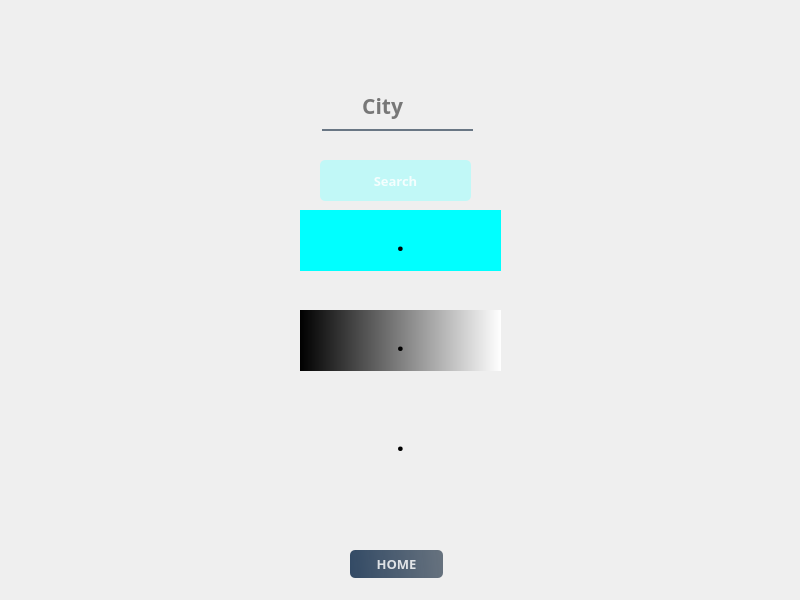
<?xml version="1.0" encoding="UTF-8"?>
<ui version="4.0">
 <class>MainWindow</class>
 <widget class="QMainWindow" name="MainWindow">
  <property name="geometry">
   <rect>
    <x>0</x>
    <y>0</y>
    <width>800</width>
    <height>600</height>
   </rect>
  </property>
  <property name="windowTitle">
   <string>MainWindow</string>
  </property>
  <property name="styleSheet">
   <string notr="true">background-image: url(:/images/images/background.png);</string>
  </property>
  <widget class="QWidget" name="centralwidget">
   <widget class="QWidget" name="widget" native="true">
    <property name="geometry">
     <rect>
      <x>0</x>
      <y>0</y>
      <width>801</width>
      <height>601</height>
     </rect>
    </property>
    <property name="styleSheet">
     <string notr="true">QPushButton#btn_search{	
	background-color: qlineargradient(spread:pad, x1:0, y1:0.505682, x2:1, y2:0.477, stop:0 rgb(193, 248, 247), stop:1 rgb(193, 248, 247));
	color:rgba(255, 255, 255, 210);
	border-radius:5px;
}
QPushButton#btn_search:hover{	
	background-color: qlineargradient(spread:pad, x1:0, y1:0.505682, x2:1, y2:0.477, stop:0 rgb(193, 248, 247), stop:1 rgb(193, 248, 247));
}
QPushButton#btn_search:pressed{	
	padding-left:3px;
	padding-top:3px;
	background-color:rgb(193, 248, 247);
}

QLabel#lbl_location{
	background-color: rgba(0,0,0,0);
}</string>
    </property>
    <widget class="QLineEdit" name="line_city">
     <property name="geometry">
      <rect>
       <x>322</x>
       <y>90</y>
       <width>151</width>
       <height>41</height>
      </rect>
     </property>
     <property name="font">
      <font>
       <family>Bahnschrift</family>
       <pointsize>16</pointsize>
       <weight>75</weight>
       <bold>true</bold>
      </font>
     </property>
     <property name="styleSheet">
      <string notr="true">background-color:rgba(0,0,0,0);
border:none;
border-bottom:2px solid rgba(105,118,132,255);
color:black;
padding-bottom:7px;</string>
     </property>
     <property name="placeholderText">
      <string>       City</string>
     </property>
    </widget>
    <widget class="QPushButton" name="btn_search">
     <property name="geometry">
      <rect>
       <x>320</x>
       <y>160</y>
       <width>151</width>
       <height>41</height>
      </rect>
     </property>
     <property name="font">
      <font>
       <family>Bahnschrift</family>
       <pointsize>10</pointsize>
       <weight>75</weight>
       <bold>true</bold>
      </font>
     </property>
     <property name="styleSheet">
      <string notr="true">QPushButton#btn_search{	
	background-color: qlineargradient(spread:pad, x1:0, y1:0.505682, x2:1, y2:0.477, stop:0 rgb(193, 248, 247), stop:1 rgb(193, 248, 247));
	color:rgba(255, 255, 255, 210);
	border-radius:5px;
}
QPushButton#btn_search:hover{	
	background-color: qlineargradient(spread:pad, x1:0, y1:0.505682, x2:1, y2:0.477, stop:0 rgb(193, 248, 247), stop:1 rgb(193, 248, 247));
}
QPushButton#btn_search:pressed{	
	padding-left:3px;
	padding-top:3px;
	background-color:rgb(193, 248, 247);
}</string>
     </property>
     <property name="text">
      <string>Search</string>
     </property>
    </widget>
    <widget class="QLabel" name="lbl_location">
     <property name="geometry">
      <rect>
       <x>300</x>
       <y>210</y>
       <width>201</width>
       <height>61</height>
      </rect>
     </property>
     <property name="font">
      <font>
       <family>Bahnschrift</family>
       <pointsize>20</pointsize>
       <weight>75</weight>
       <bold>true</bold>
      </font>
     </property>
     <property name="styleSheet">
      <string notr="true">background-color: rgb(0, 255, 255);</string>
     </property>
     <property name="text">
      <string>&lt;html&gt;&lt;head/&gt;&lt;body&gt;&lt;p align=&quot;center&quot;&gt;.&lt;/p&gt;&lt;/body&gt;&lt;/html&gt;</string>
     </property>
    </widget>
    <widget class="QLabel" name="lbl_temp">
     <property name="geometry">
      <rect>
       <x>300</x>
       <y>310</y>
       <width>201</width>
       <height>61</height>
      </rect>
     </property>
     <property name="font">
      <font>
       <family>Bahnschrift</family>
       <pointsize>20</pointsize>
       <weight>75</weight>
       <bold>true</bold>
      </font>
     </property>
     <property name="styleSheet">
      <string notr="true">background-color: qlineargradient(spread:pad, x1:0, y1:0, x2:1, y2:0, stop:0 rgba(0, 0, 0, 255), stop:1 rgba(255, 255, 255, 255));</string>
     </property>
     <property name="text">
      <string>&lt;html&gt;&lt;head/&gt;&lt;body&gt;&lt;p align=&quot;center&quot;&gt;.&lt;/p&gt;&lt;/body&gt;&lt;/html&gt;</string>
     </property>
    </widget>
    <widget class="QLabel" name="lbl_condition">
     <property name="geometry">
      <rect>
       <x>300</x>
       <y>410</y>
       <width>201</width>
       <height>61</height>
      </rect>
     </property>
     <property name="font">
      <font>
       <family>Bahnschrift</family>
       <pointsize>20</pointsize>
       <weight>75</weight>
       <bold>true</bold>
      </font>
     </property>
     <property name="styleSheet">
      <string notr="true"/>
     </property>
     <property name="text">
      <string>&lt;html&gt;&lt;head/&gt;&lt;body&gt;&lt;p align=&quot;center&quot;&gt;.&lt;/p&gt;&lt;/body&gt;&lt;/html&gt;</string>
     </property>
    </widget>
    <widget class="QPushButton" name="btn_home">
     <property name="geometry">
      <rect>
       <x>350</x>
       <y>550</y>
       <width>93</width>
       <height>28</height>
      </rect>
     </property>
     <property name="font">
      <font>
       <family>Bahnschrift</family>
       <pointsize>10</pointsize>
       <weight>75</weight>
       <bold>true</bold>
      </font>
     </property>
     <property name="styleSheet">
      <string notr="true">QPushButton#btn_home{	
	background-color: qlineargradient(spread:pad, x1:0, y1:0.505682, x2:1, y2:0.477, stop:0 rgba(20, 47, 78, 219), stop:1 rgba(85, 98, 112, 226));
	color:rgba(255, 255, 255, 210);
	border-radius:5px;
}
QPushButton#btn_home:hover{	
	background-color: qlineargradient(spread:pad, x1:0, y1:0.505682, x2:1, y2:0.477, stop:0 rgba(40, 67, 98, 219), stop:1 rgba(105, 118, 132, 226));
}
QPushButton#btn_home:pressed{	
	padding-left:3px;
	padding-top:3px;
	background-color:rgba(105, 118, 132, 200);
}</string>
     </property>
     <property name="text">
      <string>HOME</string>
     </property>
    </widget>
   </widget>
  </widget>
 </widget>
 <resources>
  <include location="res.qrc"/>
 </resources>
 <connections/>
</ui>
